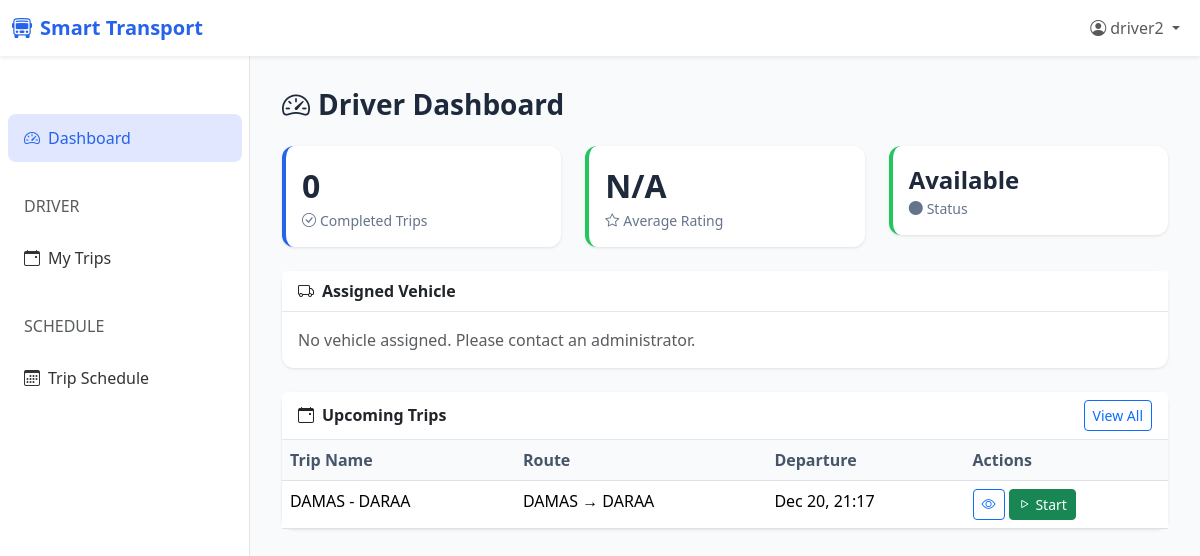
Screenshot of /dashboard/ (signed in) with the database file from the repository.
### core/models.py (models this page shows, shortened)
class User(AbstractBaseUser, PermissionsMixin):
    class UserType(models.TextChoices):
        ADMINISTRATOR = 'Administrator', 'Administrator'
        DRIVER = 'Driver', 'Driver'
        PASSENGER = 'Passenger', 'Passenger'
    username = models.CharField(max_length=50, unique=True)
    email = models.EmailField(max_length=100, unique=True)
    phone = models.CharField(max_length=20, blank=True, null=True)
    user_type = models.CharField(
        max_length=20,
        choices=UserType.choices,
        default=UserType.PASSENGER
    )
    is_active = models.BooleanField(default=True)
    is_staff = models.BooleanField(default=False)
    created_at = models.DateTimeField(auto_now_add=True)
    updated_at = models.DateTimeField(auto_now=True)
    objects = UserManager()
    USERNAME_FIELD = 'email'
    REQUIRED_FIELDS = ['username']
    class Meta:
        db_table = 'users'
        verbose_name = 'User'
        verbose_name_plural = 'Users'
    @property
    def is_admin(self):
        return self.user_type == self.UserType.ADMINISTRATOR
    @property
    def is_driver(self):
        return self.user_type == self.UserType.DRIVER
    @property
    def is_passenger(self):
        return self.user_type == self.UserType.PASSENGER

class Driver(models.Model):
    class Status(models.TextChoices):
        AVAILABLE = 'Available', 'Available'
        ON_TRIP = 'On Trip', 'On Trip'
        OFF_DUTY = 'Off Duty', 'Off Duty'
        SUSPENDED = 'Suspended', 'Suspended'
    user = models.OneToOneField(
        User,
        on_delete=models.CASCADE,
        related_name='driver_profile'
    )
    vehicle = models.ForeignKey(
        Vehicle,
        on_delete=models.SET_NULL,
        null=True,
        blank=True,
        related_name='assigned_drivers'
    )
    license_number = models.CharField(max_length=50, unique=True)
    license_type = models.CharField(max_length=20)
    license_expiry = models.DateField()
    average_rating = models.DecimalField(
        max_digits=3,
        decimal_places=2,
        default=Decimal('0.00')
    )
    total_trips = models.IntegerField(default=0)
    status = models.CharField(
        max_length=20,
        choices=Status.choices,
        default=Status.AVAILABLE
    )
    created_at = models.DateTimeField(auto_now_add=True)
    updated_at = models.DateTimeField(auto_now=True)
    class Meta:
        db_table = 'drivers'
        verbose_name = 'Driver'
        verbose_name_plural = 'Drivers'

class Trip(models.Model):
    class Status(models.TextChoices):
        UPCOMING = 'Upcoming', 'Upcoming'
        ONGOING = 'Ongoing', 'Ongoing'
        COMPLETED = 'Completed', 'Completed'
        CANCELLED = 'Cancelled', 'Cancelled'
    driver = models.ForeignKey(
        Driver,
        on_delete=models.SET_NULL,
        null=True,
        related_name='trips'
    )
    vehicle = models.ForeignKey(
        Vehicle,
        on_delete=models.SET_NULL,
        null=True,
        related_name='trips'
    )
    trip_name = models.CharField(max_length=100)
    start_location = models.CharField(max_length=255)
    end_location = models.CharField(max_length=255)
    departure_time = models.DateTimeField()
    arrival_time = models.DateTimeField()
    price = models.DecimalField(max_digits=10, decimal_places=2)
    available_seats = models.IntegerField()
    status = models.CharField(
        max_length=20,
        choices=Status.choices,
        default=Status.UPCOMING
    )
    cancelled_by = models.CharField(max_length=20, blank=True, null=True)
    cancellation_reason = models.TextField(blank=True, null=True)
    created_at = models.DateTimeField(auto_now_add=True)
    updated_at = models.DateTimeField(auto_now=True)
    class Meta:
        db_table = 'trips'
        verbose_name = 'Trip'
        verbose_name_plural = 'Trips'
        ordering = ['-departure_time']

### core/views.py (the view)
# urls.py: path('dashboard/', views.dashboard_view, name='dashboard'),
@login_required
def dashboard_view(request):
    user = request.user
    if user.is_admin:
        return admin_dashboard(request)
    elif user.is_driver:
        return driver_dashboard(request)
    else:
        return passenger_dashboard(request)

### core/views.py (called while the page is built)
def driver_dashboard(request):
    try:
        driver = request.user.driver_profile
        context = {
            'driver': driver,
            'upcoming_trips': Trip.objects.filter(
                driver=driver,
                status=Trip.Status.UPCOMING
            ).order_by('departure_time')[:5],
            'ongoing_trip': Trip.objects.filter(
                driver=driver,
                status=Trip.Status.ONGOING
            ).first(),
            'completed_trips': Trip.objects.filter(
                driver=driver,
                status=Trip.Status.COMPLETED
            ).count(),
            'total_trips': driver.total_trips,
            'average_rating': driver.average_rating,
        }
    except Driver.DoesNotExist:
        context = {'driver': None}
    return render(request, 'core/dashboard/driver.html', context)

### templates/core/dashboard/driver.html (shortened to what this page needs)
{% extends 'base.html' %}
{% block content %}
<div class="page-header">
  <h1><i class="bi bi-speedometer2 me-2"></i>Driver Dashboard</h1>
</div>
{% if driver %}
<div class="row g-4 mb-4">
  <div class="col-md-4">
    <div class="card stat-card">
      <div class="card-body">
        <div class="stat-value">{{ total_trips }}</div>
        <div class="stat-label">
          <i class="bi bi-check-circle me-1"></i>Completed Trips
        </div>
      </div>
    </div>
  </div>
  <div class="col-md-4">
    <div class="card stat-card success">
      <div class="card-body">
        <div class="stat-value">
          {% if average_rating %} {{ average_rating }}
          <i class="bi bi-star-fill text-warning" style="font-size: 1.5rem"></i>
          {% else %} N/A {% endif %}
        </div>
        <div class="stat-label">
          <i class="bi bi-star me-1"></i>Average Rating
        </div>
      </div>
    </div>
  </div>
  <div class="col-md-4">
    <div
      class="card stat-card {% if driver.status == 'Available' %}success{% elif driver.status == 'On Trip' %}warning{% else %}danger{% endif %}"
    >
      <div class="card-body">
        <div class="stat-value" style="font-size: 1.5rem">
          {{ driver.get_status_display }}
        </div>
        <div class="stat-label">
          <i class="bi bi-circle-fill me-1"></i>Status
        </div>
      </div>
    </div>
  </div>
</div>
<div class="card mb-4">
  <div class="card-header">
    <i class="bi bi-truck me-2"></i>Assigned Vehicle
  </div>
  <div class="card-body">
    {% if driver.vehicle %}
    <div class="row">
      <div class="col-md-6">
        <p class="mb-1">
          <strong>Vehicle:</strong> {{ driver.vehicle.brand }} {{
          driver.vehicle.model }}
        </p>
        <p class="mb-1">
          <strong>Plate Number:</strong> {{ driver.vehicle.plate_number }}
        </p>
      </div>
      <div class="col-md-6">
        <p class="mb-1">
          <strong>Type:</strong> {{ driver.vehicle.get_vehicle_type_display }}
        </p>
        <p class="mb-1">
          <strong>Capacity:</strong> {{ driver.vehicle.capacity }} seats
        </p>
      </div>
    </div>
    {% else %}
    <p class="text-muted mb-0">
      No vehicle assigned. Please contact an administrator.
    </p>
    {% endif %}
  </div>
</div>
<div class="card">
  <div class="card-header d-flex justify-content-between align-items-center">
    <span><i class="bi bi-calendar-event me-2"></i>Upcoming Trips</span>
    <a
      href="{% url 'core:driver_trips' %}"
      class="btn btn-sm btn-outline-primary"
      >View All</a
    >
  </div>
  <div class="card-body p-0">
    <table class="table table-hover mb-0">
      <thead>
        <tr>
          <th>Trip Name</th>
          <th>Route</th>
          <th>Departure</th>
          <th>Actions</th>
        </tr>
      </thead>
      <tbody>
        {% for trip in upcoming_trips %}
        <tr>
          <td>{{ trip.trip_name }}</td>
          <td>{{ trip.start_location }} → {{ trip.end_location }}</td>
          <td>{{ trip.departure_time|date:"M d, H:i" }}</td>
          <td>
            <a
              href="{% url 'driver_trip_detail' trip.id %}"
              class="btn btn-sm btn-outline-primary"
            >
              <i class="bi bi-eye"></i>
            </a>
            <a
              href="{% url 'driver_start_trip' trip.id %}"
              class="btn btn-sm btn-success"
            >
              <i class="bi bi-play"></i> Start
            </a>
          </td>
        </tr>
        {% empty %}
        <tr>
          <td colspan="4" class="text-center text-muted py-4">
            No upcoming trips scheduled
          </td>
        </tr>
        {% endfor %}
      </tbody>
    </table>
  </div>
</div>
{% else %}
<div class="alert alert-warning">
  <i class="bi bi-exclamation-triangle me-2"></i>
  Your driver profile has not been set up yet. Please contact an administrator.
</div>
{% endif %} {% endblock %}

### templates/base.html (shortened to what this page needs)
{% load static %}
<!DOCTYPE html>
<html lang="en">
  <head>
    <link
      href="https://cdn.jsdelivr.net/npm/bootstrap@5.3.2/dist/css/bootstrap.min.css"
      rel="stylesheet"
    />
    <link
      href="https://cdn.jsdelivr.net/npm/bootstrap-icons@1.11.1/font/bootstrap-icons.css"
      rel="stylesheet"
    />
  </head>
  <body>
    {% if user.is_authenticated %}
    <nav
      class="navbar navbar-expand-lg navbar-light bg-white fixed-top shadow-sm"
    >
      <div class="container-fluid">
        <a class="navbar-brand" href="{% url 'core:dashboard' %}">
          <i class="bi bi-bus-front me-2"></i>Smart Transport
        </a>
        <div class="collapse navbar-collapse" id="navbarNav">
          <ul class="navbar-nav ms-auto">
            <li class="nav-item dropdown">
              <a
                class="nav-link dropdown-toggle"
                href="#"
                id="userDropdown"
                role="button"
                data-bs-toggle="dropdown"
              >
                <i class="bi bi-person-circle me-1"></i>{{ user.username }}
              </a>
            </li>
          </ul>
        </div>
      </div>
    </nav>
    <nav class="sidebar d-none d-md-block">
      <div class="sidebar-sticky">
        <ul class="nav flex-column">
          <li class="nav-item">
            <a
              class="nav-link {% if request.resolver_match.url_name == 'dashboard' %}active{% endif %}"
              href="{% url 'core:dashboard' %}"
            >
              <i class="bi bi-speedometer2"></i>Dashboard
            </a>
          </li>
           {% if user.is_driver %}
          <li class="nav-item mt-3">
            <span class="nav-link text-muted small text-uppercase">Driver</span>
          </li>
          <li class="nav-item">
            <a
              class="nav-link {% if 'driver_trip' in request.resolver_match.url_name %}active{% endif %}"
              href="{% url 'core:driver_trips' %}"
            >
              <i class="bi bi-calendar-event"></i>My Trips
            </a>
          </li>
          {% endif %}
          <li class="nav-item mt-3">
            <span class="nav-link text-muted small text-uppercase"
              >Schedule</span
            >
          </li>
          <li class="nav-item">
            <a
              class="nav-link {% if 'trip_schedule' in request.resolver_match.url_name %}active{% endif %}"
              href="{% url 'core:trip_schedule' %}"
            >
              <i class="bi bi-calendar3"></i>Trip Schedule
            </a>
          </li>
        </ul>
      </div>
    </nav>
    <main class="main-content">
       {% block content %}{% endblock %}
    </main>
    {% else %} {% block auth_content %}{% endblock %} {% endif %}
  </body>
</html>

### templates/base.html (style rules this page uses)
:root { --primary-color: #2563eb; --secondary-color: #64748b; --success-color: #22c55e; --danger-color: #ef4444; --warning-color: #f59e0b; }
body { font-family: "Segoe UI", Tahoma, Geneva, Verdana, sans-serif; background-color: #f8fafc; }
.navbar-brand { font-weight: 700; color: var(--primary-color) !important; }
.sidebar { position: fixed; top: 56px; bottom: 0; left: 0; z-index: 100; padding: 48px 0 0; box-shadow: inset -1px 0 0 rgba(0, 0, 0, 0.1); background-color: #fff; width: 250px; }
.sidebar-sticky { position: relative; top: 0; height: calc(100vh - 56px); padding-top: 0.5rem; overflow-x: hidden; overflow-y: auto; }
.sidebar .nav-link { font-weight: 500; color: #333; padding: 0.75rem 1rem; margin: 0.125rem 0.5rem; border-radius: 0.5rem; }
.sidebar .nav-link.active { background-color: #e0e7ff; color: var(--primary-color); }
.sidebar .nav-link i { margin-right: 0.5rem; }
.main-content { margin-left: 250px; padding: 2rem; margin-top: 56px; }
.card { border: none; border-radius: 0.75rem; box-shadow: 0 1px 3px rgba(0, 0, 0, 0.1); }
.card-header { background-color: #fff; border-bottom: 1px solid #e2e8f0; font-weight: 600; }
.stat-card { border-left: 4px solid var(--primary-color); }
.stat-card.success { border-left-color: var(--success-color); }
.stat-card .stat-value { font-size: 2rem; font-weight: 700; color: #1e293b; }
.stat-card .stat-label { color: var(--secondary-color); font-size: 0.875rem; }
.table th { font-weight: 600; color: #475569; background-color: #f8fafc; }
.page-header { margin-bottom: 1.5rem; }
.page-header h1 { font-size: 1.75rem; font-weight: 700; color: #1e293b; }

### rows the page displays
User: username "driver2"
Driver: status "Available"
Trip: trip_name "DAMAS - DARAA", start_location "DAMAS", end_location "DARAA", departure_time "Dec 20, 21:17"

### other values shown
{{ total_trips }} "0"
